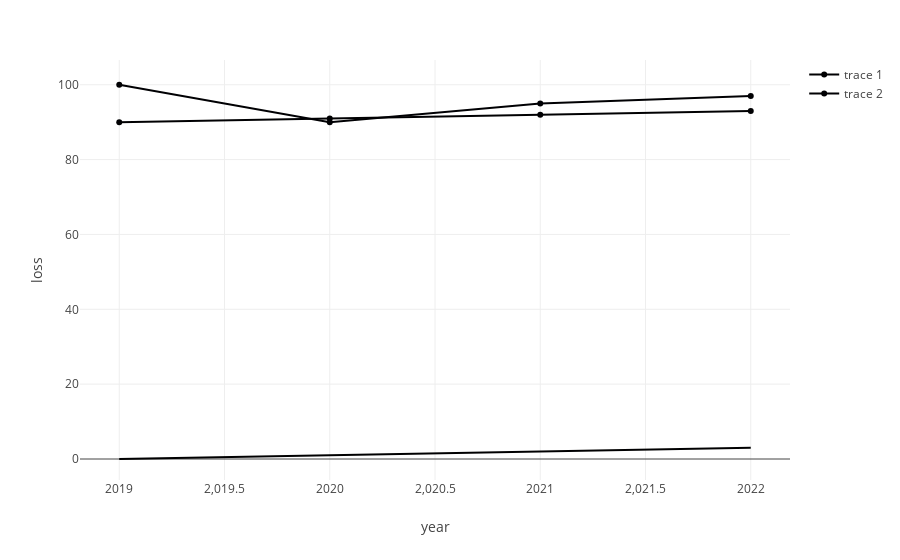

The cell this chart's notebook holds for it:
### Code cell
import plotly.express as px
import pandas as pd

# Create a sample dataset
data = {
    'year': [2019, 2020, 2021, 2022],
    'loss': [0, 1, 2, 3],
    'gain': [90, 91, 92, 93],
    'profit': [100, 90, 95, 97]
}

df = pd.DataFrame(data)

# Create the Plotly figure
fig = px.line(df, x='year', y='loss')

# Add scatter plots for additional y-axis values
fig.add_scatter(x=df['year'], y=df['gain'])
fig.add_scatter(x=df['year'], y=df['profit'])

# Set the size of the plot
fig.update_layout(width=716, height=350)

# Display the plot
fig.show()

### Figure 1 — Plotly figure (JSON) as saved in the notebook; plotly's stock layout.template omitted (floating-point values rounded to 4 significant figures)
{"data": [{"hovertemplate": "year=%{x}<br>loss=%{y}<extra></extra>", "legendgroup": "", "line": {"color": "#000001", "dash": "solid"}, "marker": {"symbol": "circle"}, "mode": "lines", "name": "", "orientation": "v", "showlegend": false, "type": "scatter", "x": [2019, 2020, 2021, 2022], "xaxis": "x", "y": [0, 1, 2, 3], "yaxis": "y"}, {"type": "scatter", "x": [2019, 2020, 2021, 2022], "y": [90, 91, 92, 93]}, {"type": "scatter", "x": [2019, 2020, 2021, 2022], "y": [100, 90, 95, 97]}], "layout": {"legend": {"tracegroupgap": 0}, "margin": {"t": 60}, "xaxis": {"anchor": "y", "domain": [0, 1], "title": {"text": "year"}}, "yaxis": {"anchor": "x", "domain": [0, 1], "title": {"text": "loss"}}}}
